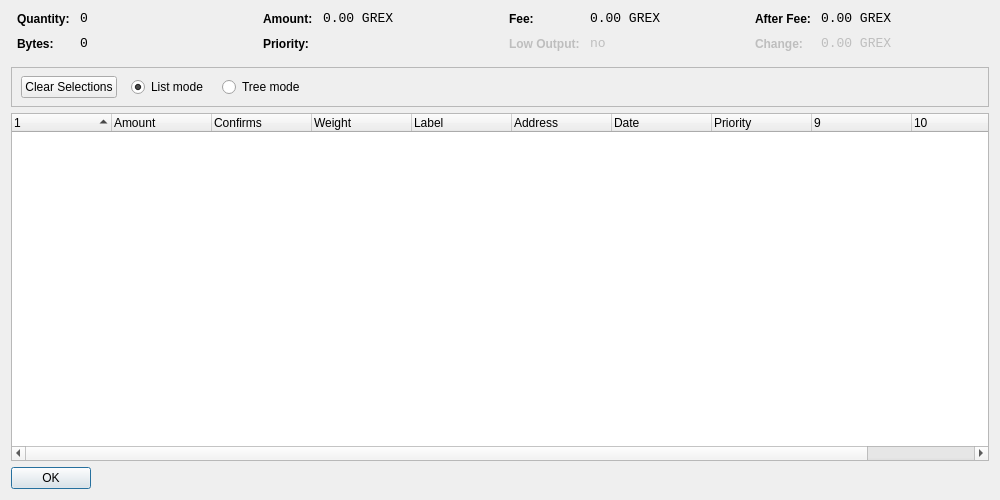
<?xml version="1.0" encoding="UTF-8"?>
<ui version="4.0">
 <class>CoinControlDialog</class>
 <widget class="QDialog" name="CoinControlDialog">
  <property name="geometry">
   <rect>
    <x>0</x>
    <y>0</y>
    <width>1000</width>
    <height>500</height>
   </rect>
  </property>
  <property name="windowTitle">
   <string>Coin Control</string>
  </property>
  <layout class="QVBoxLayout" name="verticalLayout">
   <item>
    <layout class="QHBoxLayout" name="horizontalLayoutTop" stretch="0,0,0,0">
     <property name="topMargin">
      <number>0</number>
     </property>
     <property name="bottomMargin">
      <number>10</number>
     </property>
     <item>
      <layout class="QFormLayout" name="formLayoutCoinControl1">
       <property name="horizontalSpacing">
        <number>10</number>
       </property>
       <property name="verticalSpacing">
        <number>10</number>
       </property>
       <property name="leftMargin">
        <number>6</number>
       </property>
       <property name="rightMargin">
        <number>6</number>
       </property>
       <item row="0" column="0">
        <widget class="QLabel" name="labelCoinControlQuantityText">
         <property name="styleSheet">
          <string notr="true">font-weight:bold;</string>
         </property>
         <property name="text">
          <string>Quantity:</string>
         </property>
        </widget>
       </item>
       <item row="0" column="1">
        <widget class="QLabel" name="labelCoinControlQuantity">
         <property name="font">
          <font>
           <family>Monospace</family>
           <pointsize>10</pointsize>
          </font>
         </property>
         <property name="cursor">
          <cursorShape>IBeamCursor</cursorShape>
         </property>
         <property name="contextMenuPolicy">
          <enum>Qt::ActionsContextMenu</enum>
         </property>
         <property name="text">
          <string>0</string>
         </property>
         <property name="textInteractionFlags">
          <set>Qt::LinksAccessibleByMouse|Qt::TextSelectableByKeyboard|Qt::TextSelectableByMouse</set>
         </property>
        </widget>
       </item>
       <item row="1" column="0">
        <widget class="QLabel" name="labelCoinControlBytesText">
         <property name="styleSheet">
          <string notr="true">font-weight:bold;</string>
         </property>
         <property name="text">
          <string>Bytes:</string>
         </property>
        </widget>
       </item>
       <item row="1" column="1">
        <widget class="QLabel" name="labelCoinControlBytes">
         <property name="font">
          <font>
           <family>Monospace</family>
           <pointsize>10</pointsize>
          </font>
         </property>
         <property name="cursor">
          <cursorShape>IBeamCursor</cursorShape>
         </property>
         <property name="contextMenuPolicy">
          <enum>Qt::ActionsContextMenu</enum>
         </property>
         <property name="text">
          <string>0</string>
         </property>
         <property name="textInteractionFlags">
          <set>Qt::LinksAccessibleByMouse|Qt::TextSelectableByKeyboard|Qt::TextSelectableByMouse</set>
         </property>
        </widget>
       </item>
      </layout>
     </item>
     <item>
      <layout class="QFormLayout" name="formLayoutCoinControl2">
       <property name="horizontalSpacing">
        <number>10</number>
       </property>
       <property name="verticalSpacing">
        <number>10</number>
       </property>
       <property name="leftMargin">
        <number>6</number>
       </property>
       <property name="rightMargin">
        <number>6</number>
       </property>
       <item row="0" column="0">
        <widget class="QLabel" name="labelCoinControlAmountText">
         <property name="styleSheet">
          <string notr="true">font-weight:bold;</string>
         </property>
         <property name="text">
          <string>Amount:</string>
         </property>
        </widget>
       </item>
       <item row="0" column="1">
        <widget class="QLabel" name="labelCoinControlAmount">
         <property name="font">
          <font>
           <family>Monospace</family>
           <pointsize>10</pointsize>
          </font>
         </property>
         <property name="cursor">
          <cursorShape>IBeamCursor</cursorShape>
         </property>
         <property name="contextMenuPolicy">
          <enum>Qt::ActionsContextMenu</enum>
         </property>
         <property name="text">
          <string>0.00 GREX</string>
         </property>
         <property name="textInteractionFlags">
          <set>Qt::LinksAccessibleByMouse|Qt::TextSelectableByKeyboard|Qt::TextSelectableByMouse</set>
         </property>
        </widget>
       </item>
       <item row="1" column="0">
        <widget class="QLabel" name="labelCoinControlPriorityText">
         <property name="styleSheet">
          <string notr="true">font-weight:bold;</string>
         </property>
         <property name="text">
          <string>Priority:</string>
         </property>
        </widget>
       </item>
       <item row="1" column="1">
        <widget class="QLabel" name="labelCoinControlPriority">
         <property name="font">
          <font>
           <family>Monospace</family>
           <pointsize>10</pointsize>
          </font>
         </property>
         <property name="cursor">
          <cursorShape>IBeamCursor</cursorShape>
         </property>
         <property name="contextMenuPolicy">
          <enum>Qt::ActionsContextMenu</enum>
         </property>
         <property name="text">
          <string/>
         </property>
         <property name="textInteractionFlags">
          <set>Qt::LinksAccessibleByMouse|Qt::TextSelectableByKeyboard|Qt::TextSelectableByMouse</set>
         </property>
        </widget>
       </item>
      </layout>
     </item>
     <item>
      <layout class="QFormLayout" name="formLayoutCoinControl3">
       <property name="horizontalSpacing">
        <number>10</number>
       </property>
       <property name="verticalSpacing">
        <number>10</number>
       </property>
       <property name="leftMargin">
        <number>6</number>
       </property>
       <property name="rightMargin">
        <number>6</number>
       </property>
       <item row="0" column="0">
        <widget class="QLabel" name="labelCoinControlFeeText">
         <property name="styleSheet">
          <string notr="true">font-weight:bold;</string>
         </property>
         <property name="text">
          <string>Fee:</string>
         </property>
        </widget>
       </item>
       <item row="0" column="1">
        <widget class="QLabel" name="labelCoinControlFee">
         <property name="font">
          <font>
           <family>Monospace</family>
           <pointsize>10</pointsize>
          </font>
         </property>
         <property name="cursor">
          <cursorShape>IBeamCursor</cursorShape>
         </property>
         <property name="contextMenuPolicy">
          <enum>Qt::ActionsContextMenu</enum>
         </property>
         <property name="text">
          <string>0.00 GREX</string>
         </property>
         <property name="textInteractionFlags">
          <set>Qt::LinksAccessibleByMouse|Qt::TextSelectableByKeyboard|Qt::TextSelectableByMouse</set>
         </property>
        </widget>
       </item>
       <item row="1" column="0">
        <widget class="QLabel" name="labelCoinControlLowOutputText">
         <property name="enabled">
          <bool>false</bool>
         </property>
         <property name="styleSheet">
          <string notr="true">font-weight:bold;</string>
         </property>
         <property name="text">
          <string>Low Output:</string>
         </property>
        </widget>
       </item>
       <item row="1" column="1">
        <widget class="QLabel" name="labelCoinControlLowOutput">
         <property name="enabled">
          <bool>false</bool>
         </property>
         <property name="font">
          <font>
           <family>Monospace</family>
           <pointsize>10</pointsize>
          </font>
         </property>
         <property name="cursor">
          <cursorShape>IBeamCursor</cursorShape>
         </property>
         <property name="contextMenuPolicy">
          <enum>Qt::ActionsContextMenu</enum>
         </property>
         <property name="text">
          <string>no</string>
         </property>
         <property name="textInteractionFlags">
          <set>Qt::LinksAccessibleByMouse|Qt::TextSelectableByKeyboard|Qt::TextSelectableByMouse</set>
         </property>
        </widget>
       </item>
      </layout>
     </item>
     <item>
      <layout class="QFormLayout" name="formLayoutCoinControl4">
       <property name="horizontalSpacing">
        <number>10</number>
       </property>
       <property name="verticalSpacing">
        <number>10</number>
       </property>
       <property name="leftMargin">
        <number>6</number>
       </property>
       <property name="rightMargin">
        <number>6</number>
       </property>
       <item row="0" column="0">
        <widget class="QLabel" name="labelCoinControlAfterFeeText">
         <property name="styleSheet">
          <string notr="true">font-weight:bold;</string>
         </property>
         <property name="text">
          <string>After Fee:</string>
         </property>
        </widget>
       </item>
       <item row="0" column="1">
        <widget class="QLabel" name="labelCoinControlAfterFee">
         <property name="font">
          <font>
           <family>Monospace</family>
           <pointsize>10</pointsize>
          </font>
         </property>
         <property name="cursor">
          <cursorShape>IBeamCursor</cursorShape>
         </property>
         <property name="contextMenuPolicy">
          <enum>Qt::ActionsContextMenu</enum>
         </property>
         <property name="text">
          <string>0.00 GREX</string>
         </property>
         <property name="textInteractionFlags">
          <set>Qt::LinksAccessibleByMouse|Qt::TextSelectableByKeyboard|Qt::TextSelectableByMouse</set>
         </property>
        </widget>
       </item>
       <item row="1" column="0">
        <widget class="QLabel" name="labelCoinControlChangeText">
         <property name="enabled">
          <bool>false</bool>
         </property>
         <property name="styleSheet">
          <string notr="true">font-weight:bold;</string>
         </property>
         <property name="text">
          <string>Change:</string>
         </property>
        </widget>
       </item>
       <item row="1" column="1">
        <widget class="QLabel" name="labelCoinControlChange">
         <property name="enabled">
          <bool>false</bool>
         </property>
         <property name="font">
          <font>
           <family>Monospace</family>
           <pointsize>10</pointsize>
          </font>
         </property>
         <property name="cursor">
          <cursorShape>IBeamCursor</cursorShape>
         </property>
         <property name="contextMenuPolicy">
          <enum>Qt::ActionsContextMenu</enum>
         </property>
         <property name="text">
          <string>0.00 GREX</string>
         </property>
         <property name="textInteractionFlags">
          <set>Qt::LinksAccessibleByMouse|Qt::TextSelectableByKeyboard|Qt::TextSelectableByMouse</set>
         </property>
        </widget>
       </item>
      </layout>
     </item>
    </layout>
   </item>
   <item>
    <widget class="QFrame" name="frame">
     <property name="minimumSize">
      <size>
       <width>0</width>
       <height>40</height>
      </size>
     </property>
     <property name="frameShape">
      <enum>QFrame::StyledPanel</enum>
     </property>
     <property name="frameShadow">
      <enum>QFrame::Sunken</enum>
     </property>
     <widget class="QWidget" name="horizontalLayoutWidget">
      <property name="geometry">
       <rect>
        <x>10</x>
        <y>0</y>
        <width>781</width>
        <height>41</height>
       </rect>
      </property>
      <layout class="QHBoxLayout" name="horizontalLayoutPanel" stretch="0,0,0,0,0">
       <property name="spacing">
        <number>14</number>
       </property>
       <item>
        <widget class="QPushButton" name="pushButtonSelectAll">
         <property name="sizePolicy">
          <sizepolicy hsizetype="Maximum" vsizetype="Fixed">
           <horstretch>0</horstretch>
           <verstretch>0</verstretch>
          </sizepolicy>
         </property>
         <property name="text">
          <string>Clear Selections</string>
         </property>
        </widget>
       </item>
       <item>
        <widget class="QRadioButton" name="radioListMode">
         <property name="sizePolicy">
          <sizepolicy hsizetype="Maximum" vsizetype="Fixed">
           <horstretch>0</horstretch>
           <verstretch>0</verstretch>
          </sizepolicy>
         </property>
         <property name="text">
          <string>List mode</string>
         </property>
         <property name="checked">
          <bool>true</bool>
         </property>
        </widget>
       </item>
       <item>
        <widget class="QRadioButton" name="radioTreeMode">
         <property name="sizePolicy">
          <sizepolicy hsizetype="Maximum" vsizetype="Fixed">
           <horstretch>0</horstretch>
           <verstretch>0</verstretch>
          </sizepolicy>
         </property>
         <property name="text">
          <string>Tree mode</string>
         </property>
        </widget>
       </item>
<!--       <item>
        <widget class="QLabel" name="labelLocked">
         <property name="text">
          <string>(1 locked)</string>
         </property>
        </widget>
       </item>
-->
       <item>
        <spacer name="horizontalSpacer">
         <property name="orientation">
          <enum>Qt::Horizontal</enum>
         </property>
         <property name="sizeHint" stdset="0">
          <size>
           <width>40</width>
           <height>20</height>
          </size>
         </property>
        </spacer>
       </item>
      </layout>
     </widget>
    </widget>
   </item>
   <item>
    <widget class="CoinControlTreeWidget" name="treeWidget">
     <property name="contextMenuPolicy">
      <enum>Qt::CustomContextMenu</enum>
     </property>
     <property name="sortingEnabled">
      <bool>false</bool>
     </property>
     <property name="columnCount">
      <number>11</number>
     </property>
     <attribute name="headerShowSortIndicator" stdset="0">
      <bool>true</bool>
     </attribute>
     <attribute name="headerStretchLastSection">
      <bool>false</bool>
     </attribute>
     <column>
      <property name="text">
       <string/>
      </property>
     </column>
     <column>
      <property name="text">
       <string>Amount</string>
      </property>
     </column>
     <column>
      <property name="text">
       <string>Confirms</string>
	   </property>
	   <property name="toolTip">
		<string>Confirmed</string>
      </property>
     </column>
     <column>
      <property name="text">
       <string>Weight</string>
      </property>
     </column>
     <column>
      <property name="text">
       <string notr="true">Label</string>
      </property>
     </column>
     <column>
      <property name="text">
       <string>Address</string>
      </property>
     </column>
	 <column>
      <property name="text">
       <string>Date</string>
      </property>
     </column>
     <column>
      <property name="text">
       <string>Priority</string>
      </property>
     </column>
     <column>
      <property name="text">
       <string/>
      </property>
     </column>
     <column>
      <property name="text">
       <string/>
      </property>
     </column>
     <column>
      <property name="text">
       <string/>
      </property>
     </column>
     <column>
      <property name="text">
       <string/>
      </property>
     </column>
    </widget>
   </item>
   <item>
    <widget class="QDialogButtonBox" name="buttonBox">
     <property name="sizePolicy">
      <sizepolicy hsizetype="Maximum" vsizetype="Fixed">
       <horstretch>0</horstretch>
       <verstretch>0</verstretch>
      </sizepolicy>
     </property>
     <property name="orientation">
      <enum>Qt::Horizontal</enum>
     </property>
     <property name="standardButtons">
      <set>QDialogButtonBox::Ok</set>
     </property>
    </widget>
   </item>
  </layout>
 </widget>
 <customwidgets>
  <customwidget>
   <class>CoinControlTreeWidget</class>
   <extends>QTreeWidget</extends>
   <header>coincontroltreewidget.h</header>
  </customwidget>
 </customwidgets>
 <resources/>
 <connections/>
</ui>
